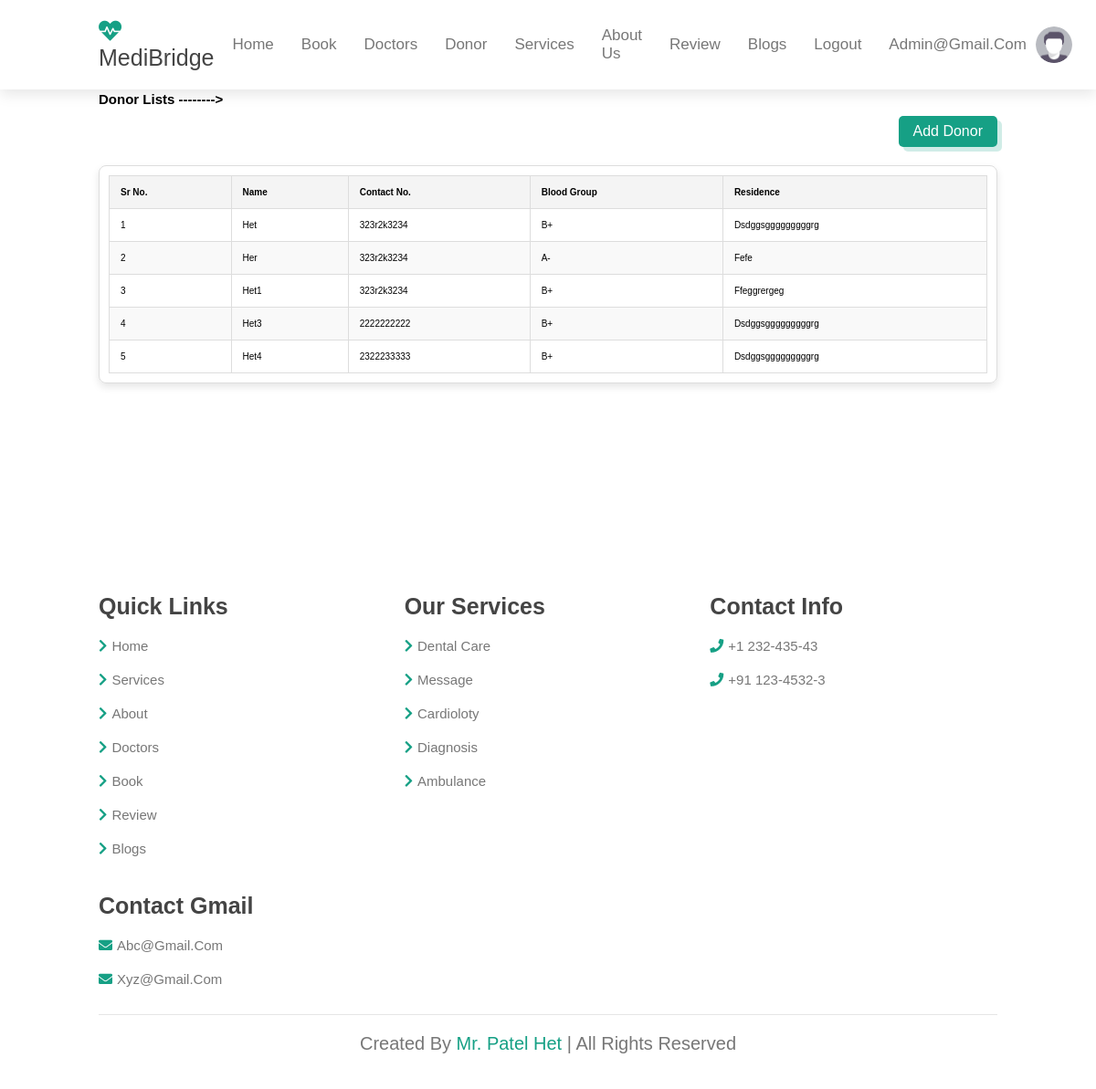
/donors/ (signed in), run on the app's committed database.
### registration/models.py (models this page shows)
class Donors(models.Model):
    email = models.CharField(max_length=50,unique=True)
    name = models.CharField(max_length=50)
    blood_group = models.CharField(max_length=5)
    contact_no = models.CharField(max_length=12)
    residence = models.CharField(max_length=200)
    created_at = models.DateTimeField(auto_now_add=True)
    updated_At = models.DateTimeField(auto_now=True)

### medibridge/views.py (the view)
# urls.py: path('donors/', donors, name="donors"),
def donors(request):
    if 'id' in request.session:
        context = {}
        context['donors'] = Donors.objects.all()
        return render(request,'medibridge/donors.html', context)
    else:
        return redirect('/login')

### medibridge/templates/medibridge/donors.html (shortened to what this page needs)
{% extends "user_layout.html" %}
{% load static  %}
{% block content %}
<head>
</head>
<body>
    <section>
       <h1>Donor Lists --------></h1>
       <form action="/api/donor/{{request.session.id}}" method="POST">
         <div class="table-action">
           <button class="btn btn-primary">Add Donor</button>
          </div>
        </form>
       <div class="table-container">
        <table>
          <thead>
            <tr>
              <th>Sr no.</th>
              <th>Name</th>
              <th>Contact no.</th>
              <th>Blood Group</th>
              <th>Residence</th>
            </tr>
          </thead>
          <tbody>
            {% for do in donors %}
            <tr>
                <td>{{forloop.counter}}</td>
                <td>{{do.name}}</td>
                <td>{{do.contact_no}}</td>
                <td>{{do.blood_group}}</td>
                <td>{{do.residence}}</td>
            </tr>
            {% endfor %}
          </tbody>
        </table>
      </div>
</section>
{% endblock content %}

### templates/user_layout.html (style rules this page uses)
:root { --green:#16a085; --black:#444; --light-color:#777; --box-shadow:.5rem .5rem 0 rgba(22,160,133,.2); --text-shadow:.2rem .2rem 0 rgba(0,0,0,.2); --border: .2rem solid var(--green); }
* { font-family: 'Poppins',sans-serif; margin:0; padding: 0; box-sizing: border-box; outline: none; border: none; text-transform: capitalize; transition: all .2s ease-out; text-decoration: none; }
html { font-size: 62.5%; overflow-x: hidden; scroll-padding-top: 7rem; scroll-behavior: smooth; }
section { padding: 10rem 9%; }
.btn { display: inline-block; margin-top: 1rem; padding: .5rem; padding-left: 1rem; border: var(--border); border-radius: .5rem; box-shadow: var(--box-shadow); color: var(--green); cursor: pointer; font-size: 1.7rem; background: #fff; }

### medibridge/templates/medibridge/donors.html (style rules this page uses)
.table-container { max-width: inherit; margin: 20px auto; padding: 10px; border: 1px solid #ddd; border-radius: 8px; box-shadow: 0px 4px 8px rgba(0,0,0,0.1); overflow-x: auto; }
table { width: 100%; border-collapse: collapse; }
th, td { padding: 12px; border: 1px solid #ddd; text-align: left; }
th { background-color: #f4f4f4; font-weight: bold; }
tr:nth-child(even) { background-color: #f9f9f9; }
.table-action { display: flex; justify-content: flex-end; margin-bottom: 1rem; }
.table-action .btn { font-size: 1.6rem; padding: 0.8rem 1.6rem; background-color: var(--green); color: #fff; border: none; border-radius: 0.5rem; cursor: pointer; transition: all 0.3s ease; }

### data on the page
Donors: name "Het", contact_no "323r2k3234", blood_group "B+", residence "Dsdggsgggggggggrg"
Donors: name "Her", contact_no "323r2k3234", blood_group "A-", residence "Fefe"
Donors: name "Het1", contact_no "323r2k3234", blood_group "B+", residence "Ffeggrergeg"
Donors: name "Het3", contact_no "2222222222", blood_group "B+", residence "Dsdggsgggggggggrg"
Donors: name "Het4", contact_no "2322233333", blood_group "B+", residence "Dsdggsgggggggggrg"

### other printed values
{{ request.session.email }} "Admin@gmail.com"
